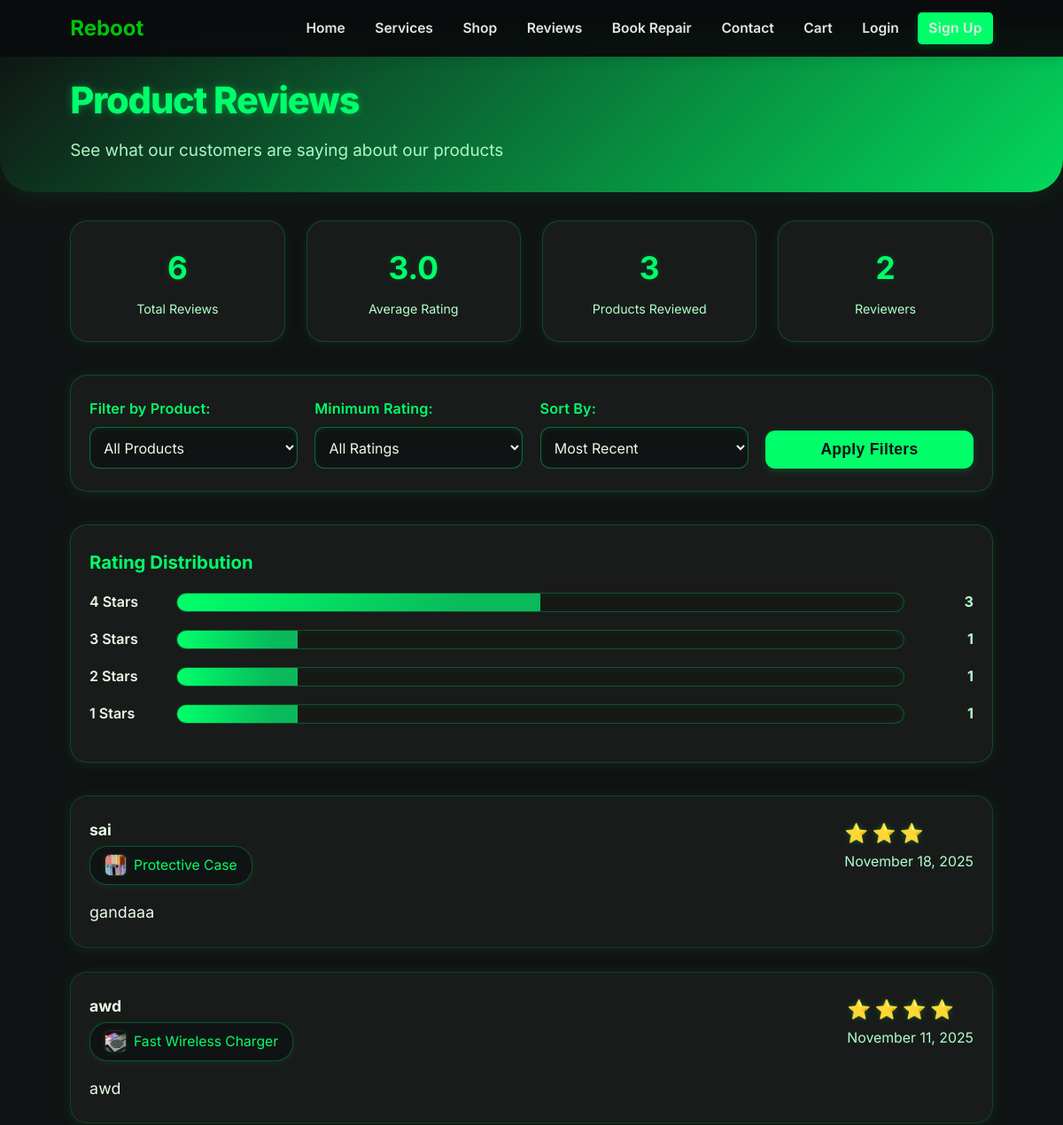
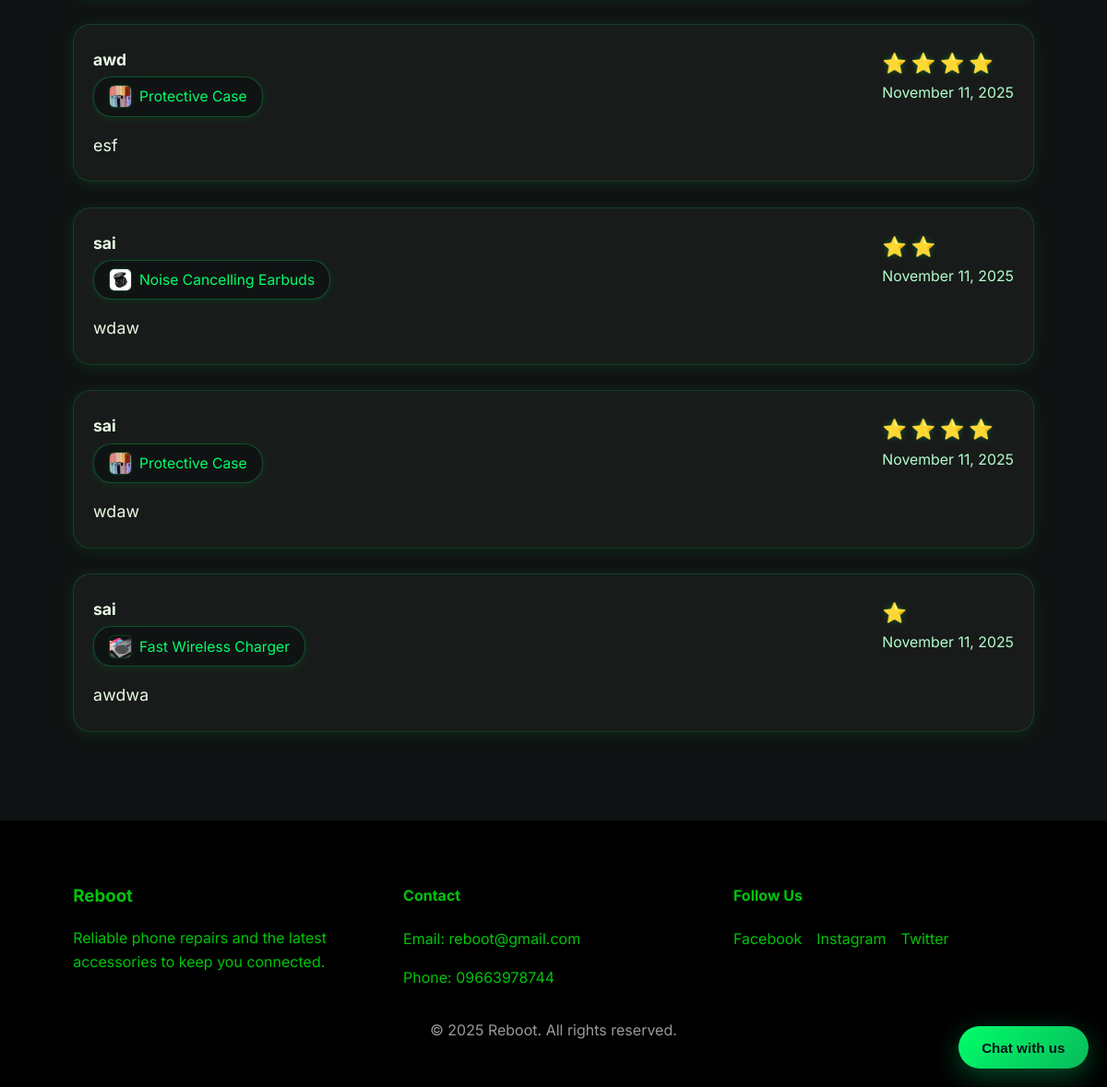
Screenshot of /reviews.php with the database file from the repository (2 pictures, top to bottom).
### tables this page shows
CREATE TABLE `reviews` (
  `id` int(11) NOT NULL,
  `user_id` int(11) NOT NULL,
  `product_id` int(11) NOT NULL,
  `order_id` int(11) DEFAULT NULL,
  `rating` int(11) NOT NULL CHECK (`rating` >= 1 and `rating` <= 5),
  `comment` text DEFAULT NULL,
  `created_at` timestamp NOT NULL DEFAULT current_timestamp()
);

CREATE TABLE `users` (
  `id` int(11) NOT NULL,
  `name` varchar(100) NOT NULL,
  `email` varchar(150) NOT NULL,
  `password` varchar(255) NOT NULL,
  `role` enum('customer','admin') NOT NULL DEFAULT 'customer',
  `created_at` timestamp NOT NULL DEFAULT current_timestamp(),
  `active` tinyint(1) NOT NULL DEFAULT 1
);

CREATE TABLE `products` (
  `id` int(11) NOT NULL,
  `name` varchar(150) NOT NULL,
  `description` text NOT NULL,
  `price` decimal(10,2) NOT NULL,
  `image` varchar(255) DEFAULT 'images/placeholder.png',
  `created_at` timestamp NOT NULL DEFAULT current_timestamp(),
  `category` varchar(100) DEFAULT NULL,
  `stock` int(11) NOT NULL DEFAULT 0
);

### reviews.php (the view, shortened to what this page needs)
<?php
require_once __DIR__ . '/php/helpers.php';
$productId = isset($_GET['product_id']) ? (int)$_GET['product_id'] : 0;
$sortBy = $_GET['sort'] ?? 'recent';
$where = "1=1";
$params = [];
$types = '';
$orderBy = "r.created_at DESC";
switch ($sortBy) {
    case 'recent':
    default:
        $orderBy = "r.created_at DESC";
        break;
}
$sql = "SELECT r.*, u.name as user_name, p.name as product_name, p.image as product_image
        FROM reviews r
        JOIN users u ON u.id = r.user_id
        JOIN products p ON p.id = r.product_id
        WHERE $where
        ORDER BY $orderBy";
if ($params) {
    $stmt = $conn->prepare($sql);
    $stmt->bind_param($types, ...$params);
    $stmt->execute();
    $result = $stmt->get_result();
    $reviews = $result ? $result->fetch_all(MYSQLI_ASSOC) : [];
    $stmt->close();
} else {
    $result = $conn->query($sql);
    $reviews = $result ? $result->fetch_all(MYSQLI_ASSOC) : [];
}
$statsSql = "SELECT
    COUNT(*) as total_reviews,
    AVG(rating) as avg_rating,
    COUNT(DISTINCT product_id) as products_reviewed,
    COUNT(DISTINCT user_id) as reviewers
    FROM reviews";
if ($productId > 0) {
    $statsSql .= " WHERE product_id = ?";
    $statsStmt = $conn->prepare($statsSql);
    $statsStmt->bind_param('i', $productId);
    $statsStmt->execute();
    $statsResult = $statsStmt->get_result();
    $stats = $statsResult->fetch_assoc();
    $statsStmt->close();
} else {
    $statsResult = $conn->query($statsSql);
    $stats = $statsResult ? $statsResult->fetch_assoc() : ['total_reviews' => 0, 'avg_rating' => 0, 'products_reviewed' => 0, 'reviewers' => 0];
}
$ratingDistSql = "SELECT rating, COUNT(*) as count FROM reviews";
$ratingDistSql .= " GROUP BY rating ORDER BY rating DESC";
if ($productId > 0) {
    $distStmt = $conn->prepare($ratingDistSql);
    $distStmt->bind_param('i', $productId);
    $distStmt->execute();
    $distResult = $distStmt->get_result();
    $ratingDistribution = $distResult ? $distResult->fetch_all(MYSQLI_ASSOC) : [];
    $distStmt->close();
} else {
    $distResult = $conn->query($ratingDistSql);
    $ratingDistribution = $distResult ? $distResult->fetch_all(MYSQLI_ASSOC) : [];
}
?>
<link rel="stylesheet" href="css/orders.css">
<main class="page reviews-page">
    <section class="reviews-header">
        <div class="container">
            <h1>Product Reviews</h1>
            <p>See what our customers are saying about our products</p>
        </div>
    </section>
    <section class="container">
        <div class="stats-grid">
            <div class="stat-card">
                <h3><?php echo (int)$stats['total_reviews']; ?></h3>
                <p>Total Reviews</p>
            </div>
            <div class="stat-card">
                <h3><?php echo number_format((float)$stats['avg_rating'], 1); ?></h3>
                <p>Average Rating</p>
            </div>
            <div class="stat-card">
                <h3><?php echo (int)$stats['products_reviewed']; ?></h3>
                <p>Products Reviewed</p>
            </div>
            <div class="stat-card">
                <h3><?php echo (int)$stats['reviewers']; ?></h3>
                <p>Reviewers</p>
            </div>
        </div>
        <div class="filters-section">
            <form method="GET" class="filters-row">
                <div class="filter-group">
                    <label for="product_id">Filter by Product:</label>
                    <select name="product_id" id="product_id">
                        <option value="0">All Products</option>
                    </select>
                </div>
                <div class="filter-group">
                    <label for="min_rating">Minimum Rating:</label>
                    <select name="min_rating" id="min_rating">
                        <option value="0">All Ratings</option>
                    </select>
                </div>
                <div class="filter-group">
                    <label for="sort">Sort By:</label>
                    <select name="sort" id="sort">
                        <option value="recent" <?php echo $sortBy === 'recent' ? 'selected' : ''; ?>>Most Recent</option>
                    </select>
                </div>
                <div class="filter-group">
                    <button type="submit" class="btn-primary" style="width: 100%;">Apply Filters</button>
                </div>
            </form>
        </div>
        <?php if (!empty($ratingDistribution)): ?>
            <div class="rating-distribution">
                <h3>Rating Distribution</h3>
                <?php
                $totalForDist = array_sum(array_column($ratingDistribution, 'count'));
                foreach ($ratingDistribution as $dist):
                    $percentage = $totalForDist > 0 ? ($dist['count'] / $totalForDist) * 100 : 0;
                ?>
                    <div class="rating-bar">
                        <div class="rating-label"><?php echo (int)$dist['rating']; ?> Stars</div>
                        <div class="rating-bar-fill">
                            <div class="rating-bar-progress" style="width: <?php echo $percentage; ?>%"></div>
                        </div>
                        <div class="rating-count"><?php echo (int)$dist['count']; ?></div>
                    </div>
                <?php endforeach; ?>
            </div>
        <?php endif; ?>
        <?php if (empty($reviews)): ?>
            <div class="empty-reviews">
                <div class="empty-reviews-icon">⭐</div>
                <h2>No Reviews Found</h2>
                <p>There are no reviews matching your criteria. Try adjusting your filters.</p>
            </div>
        <?php else: ?>
            <div class="reviews-list">
                <?php foreach ($reviews as $review): ?>
                    <div class="review-card">
                        <div class="review-header">
                            <div class="review-user-info">
                                <div>
                                    <strong style="font-size: 1.1rem; display: block; margin-bottom: 0.25rem; color: #eafbe6;">
                                        <?php echo htmlspecialchars($review['user_name']); ?>
                                    </strong>
                                    <div class="product-badge">
                                        <img src="/systemFinals/<?php echo htmlspecialchars($review['product_image']); ?>" alt="<?php echo htmlspecialchars($review['product_name']); ?>">
                                        <span><?php echo htmlspecialchars($review['product_name']); ?></span>
                                    </div>
                                </div>
                            </div>
                            <div style="text-align: right;">
                                <div class="review-rating">
                                    <?php for ($i = 1; $i <= (int)$review['rating']; $i++): ?>
                                        <span class="star">⭐</span>
                                    <?php endfor; ?>
                                </div>
                                <div class="review-date">
                                    <?php echo date('F j, Y', strtotime($review['created_at'])); ?>
                                </div>
                            </div>
                        </div>
                        <?php if (!empty($review['comment'])): ?>
                            <div class="review-comment">
                                <?php echo nl2br(htmlspecialchars($review['comment'])); ?>
                            </div>
                        <?php endif; ?>
                    </div>
                <?php endforeach; ?>
            </div>
        <?php endif; ?>
    </section>
</main>

### css/style.css (style rules this page uses)
:root { --color-bg: #000000; --color-primary: #00c40a; --color-secondary: #ffffff; --color-accent: #1e90ff; --color-light: #ffffff; --color-muted: #00c40a; --color-border: #d6deeb; --shadow-lg: 0 20px 40px rgba(15, 41, 87, 0.12); --shadow-md: 0 12px 30px rgba(17, 51, 102, 0.1); --shadow-sm: 0 6px 18px rgba(15, 41, 87, 0.08); --radius-lg: 24px; --radius-md: 16px; --radius-sm: 12px; --transition: all 0.3s ease; font-size: 16px; }
* { box-sizing: border-box; }
body { margin: 0; font-family: 'Segoe UI', Roboto, Arial, sans-serif; background: var(--color-bg); color: var(--color-primary); line-height: 1.6; }
img { max-width: 100%; display: block; }
.container { width: min(1100px, 90vw); margin: 0 auto; }
.btn-primary, .btn-secondary, .btn-outline, .btn-link { display: inline-flex; align-items: center; justify-content: center; gap: 0.5rem; padding: 0.75rem 1.5rem; border-radius: var(--radius-sm); font-weight: 600; border: none; cursor: pointer; transition: var(--transition); }
.btn-primary { background: linear-gradient(135deg, var(--color-primary), var(--color-accent)); color: var(--color-light); box-shadow: var(--shadow-md); }
input, textarea, select { width: 100%; padding: 0.75rem; border-radius: var(--radius-sm); border: 1px solid var(--color-primary); font-family: inherit; transition: var(--transition); background: var(--color-bg); color: var(--color-border); }

### rows the page displays
reviews: user.name "sai", product.image (picture), product.name "Protective Case", rating 3 (drawn), created_at "November 18, 2025", comment "gandaaa"
reviews: user.name "awd", product.image (picture), product.name "Fast Wireless Charger", rating 4 (drawn), created_at "November 11, 2025", comment "awd"
reviews: user.name "awd", product.image (picture), product.name "Protective Case", rating 4 (drawn), created_at "November 11, 2025", comment "esf"
reviews: user.name "sai", product.image (picture), product.name "Noise Cancelling Earbuds", rating 2 (drawn), created_at "November 11, 2025", comment "wdaw"
reviews: user.name "sai", product.image (picture), product.name "Protective Case", rating 4 (drawn), created_at "November 11, 2025", comment "wdaw"
reviews: user.name "sai", product.image (picture), product.name "Fast Wireless Charger", rating 1 (drawn), created_at "November 11, 2025", comment "awdwa"

### other values shown
$stats['total_reviews'] "6"
$stats['avg_rating'] "3.0"
$stats['products_reviewed'] "3"
$stats['reviewers'] "2"
$dist['rating'] "4"
$dist['count'] "3"
$dist['rating'] "3"
$dist['count'] "1"
$dist['rating'] "2"
$dist['rating'] "1"
